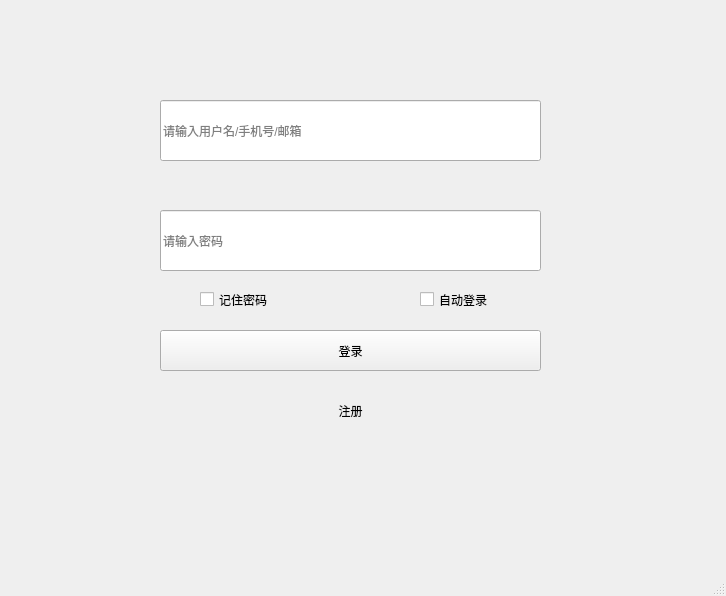
<?xml version="1.0" encoding="UTF-8"?>
<ui version="4.0">
 <class>Login</class>
 <widget class="QMainWindow" name="Login">
  <property name="geometry">
   <rect>
    <x>0</x>
    <y>0</y>
    <width>726</width>
    <height>596</height>
   </rect>
  </property>
  <property name="windowTitle">
   <string>MainWindow</string>
  </property>
  <widget class="QWidget" name="centralwidget">
   <widget class="QLineEdit" name="lineEdit_username">
    <property name="geometry">
     <rect>
      <x>160</x>
      <y>100</y>
      <width>381</width>
      <height>61</height>
     </rect>
    </property>
    <property name="placeholderText">
     <string>请输入用户名/手机号/邮箱</string>
    </property>
   </widget>
   <widget class="QLineEdit" name="lineEdit_password">
    <property name="geometry">
     <rect>
      <x>160</x>
      <y>210</y>
      <width>381</width>
      <height>61</height>
     </rect>
    </property>
    <property name="echoMode">
     <enum>QLineEdit::Password</enum>
    </property>
    <property name="placeholderText">
     <string>请输入密码</string>
    </property>
   </widget>
   <widget class="QPushButton" name="pushButton_login">
    <property name="geometry">
     <rect>
      <x>160</x>
      <y>330</y>
      <width>381</width>
      <height>41</height>
     </rect>
    </property>
    <property name="text">
     <string>登录</string>
    </property>
   </widget>
   <widget class="QPushButton" name="pushButton_register">
    <property name="geometry">
     <rect>
      <x>160</x>
      <y>390</y>
      <width>381</width>
      <height>41</height>
     </rect>
    </property>
    <property name="text">
     <string>注册</string>
    </property>
    <property name="flat">
     <bool>true</bool>
    </property>
   </widget>
   <widget class="QCheckBox" name="checkBox_remember">
    <property name="geometry">
     <rect>
      <x>200</x>
      <y>290</y>
      <width>91</width>
      <height>19</height>
     </rect>
    </property>
    <property name="text">
     <string>记住密码</string>
    </property>
   </widget>
   <widget class="QCheckBox" name="checkBox_autoLogin">
    <property name="geometry">
     <rect>
      <x>420</x>
      <y>290</y>
      <width>91</width>
      <height>19</height>
     </rect>
    </property>
    <property name="text">
     <string>自动登录</string>
    </property>
   </widget>
  </widget>
  <widget class="QMenuBar" name="menubar">
   <property name="geometry">
    <rect>
     <x>0</x>
     <y>0</y>
     <width>726</width>
     <height>26</height>
    </rect>
   </property>
  </widget>
  <widget class="QStatusBar" name="statusbar"/>
 </widget>
 <resources/>
 <connections/>
</ui>
